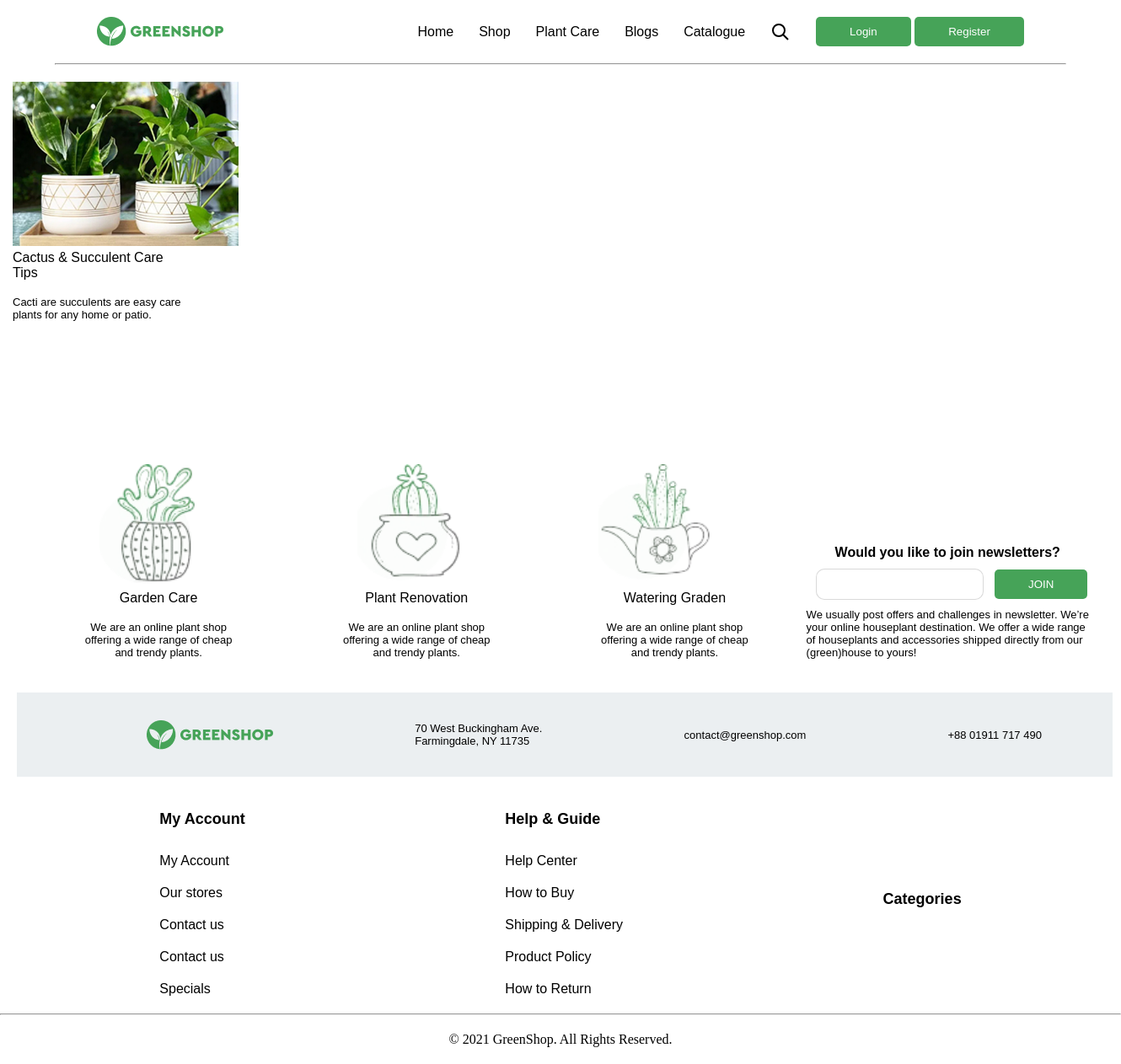
The page /blog/1 on the database its author committed.
### plant/models.py (models this page shows, shortened)
class TimeAbstract(models.Model):
    created_at = models.DateField('created', auto_now_add=True)
    updated_at = models.DateField('', auto_now=True)
    class Meta:
        abstract = True

class Blog(TimeAbstract):
    class Meta:
        verbose_name_plural = 'blogs'
        verbose_name = 'blog'
    name = models.CharField(max_length=100)
    description = models.TextField()
    image = models.ImageField(upload_to='blog_images/')

### plant/views.py (the view)
# urls.py: path('blog/<int:pk>', views.DetailBlog.as_view(), name='detail_blog'),
class DetailBlog(DetailView):
    model = Blog
    context_object_name = 'blog'
    template_name = 'detail_blog.html'
    def get_context_data(self, **kwargs):
        context = super().get_context_data(**kwargs)
        context['form'] = CustomUserCreationForm
        context['forms'] = LoginForm
        return context

### templates/detail_blog.html
{% extends 'main.html' %}
{% block content %}
<div class="container media-container">
  <div class="pad-top-20 blog text-center-media">
    <img src="{{ blog.image.url }}" alt="">
    <h3>{{ blog.name }}</h3>
    <br><p>{{ blog.description }}</p>
  </div>
</div>
{% endblock content %}

### static/static_dirs/css/main.css (style rules this page uses)
* { margin: 0; box-sizing: border-box; }
.container { width: 1300px; margin: 0 auto; }
img { max-width: 300px; max-height: 300px; }
p { font-family: Cera Pro, sans-serif; font-size: 13px; }
h3 { font-family: Cera Pro, sans-serif; font-size: 16px; font-weight: 500; line-height: 18px; }
.blog { max-width: 200px; }
.pad-top-20 { padding-top: 20px; }

### rows shown on the page
Blog: image (picture), name "Cactus & Succulent Care Tips", description "Cacti are succulents are easy care plants for any home or patio."
